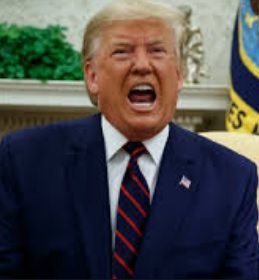
#> input picture F/face-gender-detection/images/Donald Trump.jpg, 259 x 280 px; its folder holds 3 pictures in this run
$ python normalize_images.py
#> lines starting #> are read from the running program, lines starting #| are printed output that depends on the picture
import cv2
import os


factor = 5


if not os.path.isdir("new-images"):
    os.mkdir("new-images")

for file in os.listdir("images"):
    file = os.path.join("images", file)
    basename = os.path.basename(file)
    img = cv2.imread(file)
#> img is the input picture: shape (280, 259, 3); mean B, G, R 74.6, 74.7, 75.2
    old_size = img.shape
#> old_size = (280, 259, 3)
    new_size = (img.shape[1] // factor, img.shape[0] // factor)
#> new_size = (51, 56)
    print("Old size:", old_size)
#| Old size: (280, 259, 3)
    print("New size:", new_size)
#| New size: (51, 56)
    img = cv2.resize(img, new_size)
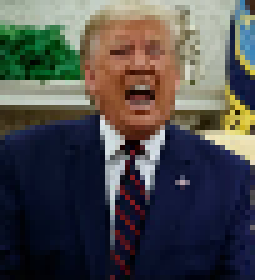
#> img: shape (56, 51, 3) (shown 5 times larger); mean B, G, R 74.6, 74.7, 75.3
    new_filename = os.path.join("new-images", basename)
    cv2.imwrite(new_filename, img)
    print("Wrote", new_filename)
#> pass 2 of the loop `for file in os.listdir("images"):`:
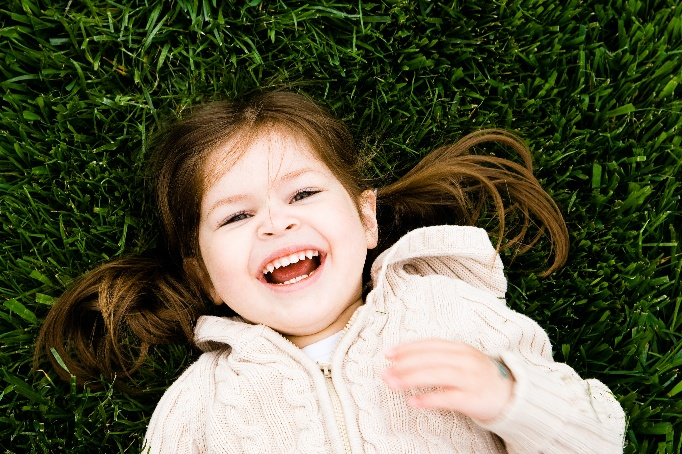
#> input picture F/face-gender-detection/images/jose-ibarra-ifM0755GnS0-unsplash.jpg, 682 x 454 px
#> img is the input picture: shape (454, 682, 3); mean B, G, R 70.5, 93.7, 93.9
#| Old size: (454, 682, 3)
#| New size: (136, 90)
#> `img = cv2.resize(img, new_size)`:
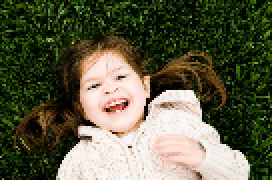
#> img: shape (90, 136, 3) (shown 2 times larger); mean B, G, R 70.3, 93.4, 93.7
#> pass 3 of the loop `for file in os.listdir("images"):`:
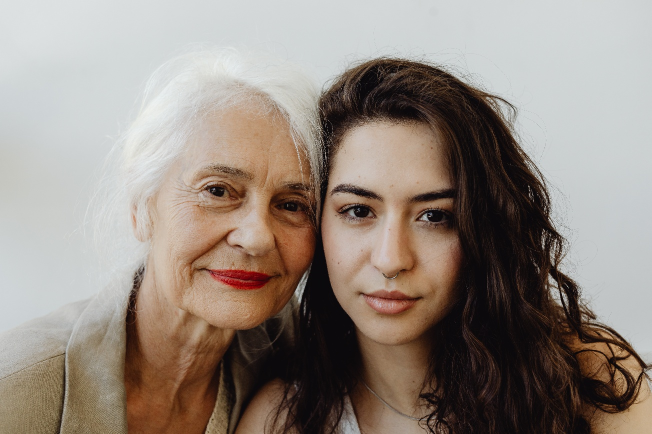
#> input picture F/face-gender-detection/images/pexels-karolina-grabowska-8526635.jpg, 1303 x 868 px (shown at 1/2 size)
#> img is the input picture: shape (868, 1303, 3); mean B, G, R 127, 135.8, 147.1
#| Old size: (868, 1303, 3)
#| New size: (260, 173)
#> `img = cv2.resize(img, new_size)`:
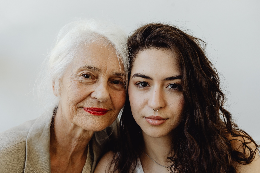
#> img: shape (173, 260, 3); mean B, G, R 127, 135.7, 147
